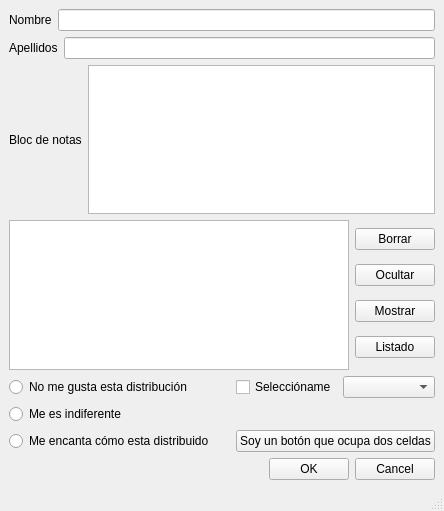
<?xml version="1.0" encoding="UTF-8"?>
<ui version="4.0">
 <class>MainWindow</class>
 <widget class="QMainWindow" name="MainWindow">
  <property name="geometry">
   <rect>
    <x>0</x>
    <y>0</y>
    <width>444</width>
    <height>511</height>
   </rect>
  </property>
  <property name="windowTitle">
   <string>MainWindow</string>
  </property>
  <widget class="QWidget" name="centralwidget">
   <layout class="QVBoxLayout" name="verticalLayout_3">
    <item>
     <layout class="QVBoxLayout" name="verticalLayout_2">
      <item>
       <layout class="QHBoxLayout" name="horizontalLayout">
        <item>
         <widget class="QLabel" name="label">
          <property name="text">
           <string>Nombre</string>
          </property>
         </widget>
        </item>
        <item>
         <widget class="QLineEdit" name="lineEdit"/>
        </item>
       </layout>
      </item>
      <item>
       <layout class="QHBoxLayout" name="horizontalLayout_2">
        <item>
         <widget class="QLabel" name="label_2">
          <property name="text">
           <string>Apellidos</string>
          </property>
         </widget>
        </item>
        <item>
         <widget class="QLineEdit" name="lineEdit_2"/>
        </item>
       </layout>
      </item>
      <item>
       <layout class="QHBoxLayout" name="horizontalLayout_3">
        <item>
         <widget class="QLabel" name="label_3">
          <property name="text">
           <string>Bloc de notas</string>
          </property>
         </widget>
        </item>
        <item>
         <widget class="QTextEdit" name="textEdit"/>
        </item>
       </layout>
      </item>
      <item>
       <layout class="QHBoxLayout" name="horizontalLayout_4">
        <item>
         <widget class="QTextEdit" name="textEdit_2"/>
        </item>
        <item>
         <layout class="QVBoxLayout" name="verticalLayout">
          <item>
           <widget class="QPushButton" name="pushButton">
            <property name="text">
             <string>Borrar</string>
            </property>
           </widget>
          </item>
          <item>
           <widget class="QPushButton" name="pushButton_2">
            <property name="text">
             <string>Ocultar</string>
            </property>
           </widget>
          </item>
          <item>
           <widget class="QPushButton" name="pushButton_3">
            <property name="text">
             <string>Mostrar</string>
            </property>
           </widget>
          </item>
          <item>
           <widget class="QPushButton" name="pushButton_4">
            <property name="text">
             <string>Listado</string>
            </property>
           </widget>
          </item>
         </layout>
        </item>
       </layout>
      </item>
      <item>
       <layout class="QGridLayout" name="gridLayout">
        <item row="0" column="0">
         <widget class="QRadioButton" name="radioButton">
          <property name="text">
           <string>No me gusta esta distribución</string>
          </property>
         </widget>
        </item>
        <item row="0" column="3">
         <widget class="QComboBox" name="comboBox"/>
        </item>
        <item row="1" column="0">
         <widget class="QRadioButton" name="radioButton_2">
          <property name="text">
           <string>Me es indiferente</string>
          </property>
         </widget>
        </item>
        <item row="2" column="0" colspan="2">
         <widget class="QRadioButton" name="radioButton_3">
          <property name="text">
           <string>Me encanta cómo esta distribuido</string>
          </property>
         </widget>
        </item>
        <item row="2" column="2" colspan="2">
         <widget class="QPushButton" name="pushButton_5">
          <property name="text">
           <string>Soy un botón que ocupa dos celdas</string>
          </property>
         </widget>
        </item>
        <item row="0" column="2">
         <widget class="QCheckBox" name="checkBox">
          <property name="text">
           <string>Seleccióname</string>
          </property>
         </widget>
        </item>
       </layout>
      </item>
      <item>
       <layout class="QHBoxLayout" name="horizontalLayout_5">
        <item>
         <spacer name="horizontalSpacer">
          <property name="orientation">
           <enum>Qt::Orientation::Horizontal</enum>
          </property>
          <property name="sizeHint" stdset="0">
           <size>
            <width>40</width>
            <height>20</height>
           </size>
          </property>
         </spacer>
        </item>
        <item>
         <widget class="QPushButton" name="pushButton_6">
          <property name="text">
           <string>OK</string>
          </property>
         </widget>
        </item>
        <item>
         <widget class="QPushButton" name="pushButton_7">
          <property name="text">
           <string>Cancel</string>
          </property>
         </widget>
        </item>
       </layout>
      </item>
     </layout>
    </item>
   </layout>
  </widget>
  <widget class="QMenuBar" name="menubar">
   <property name="geometry">
    <rect>
     <x>0</x>
     <y>0</y>
     <width>444</width>
     <height>33</height>
    </rect>
   </property>
  </widget>
  <widget class="QStatusBar" name="statusbar"/>
 </widget>
 <resources/>
 <connections/>
</ui>
